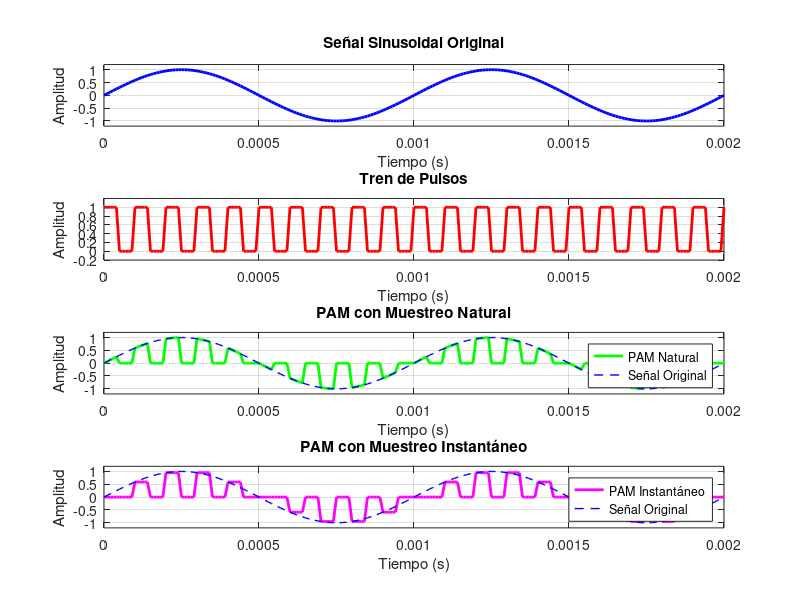
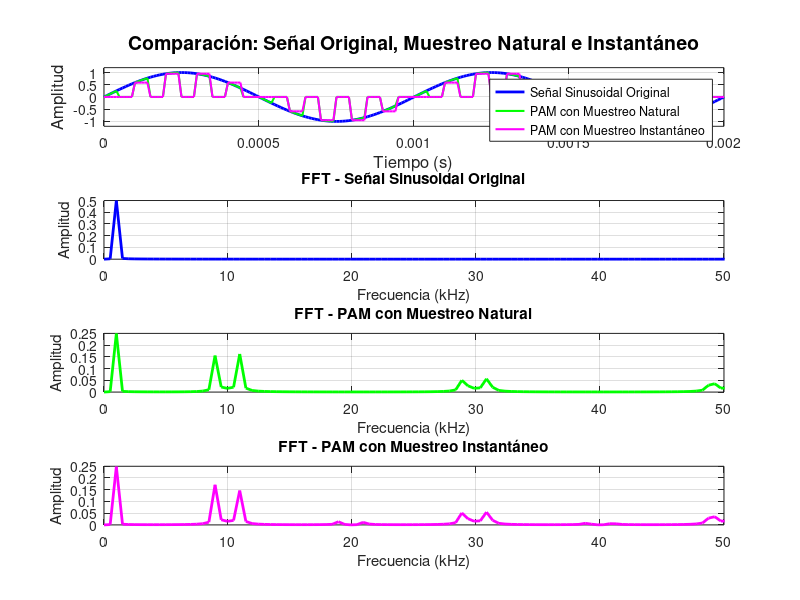

These charts were generated, in order, by the following MATLAB code:
%**********
% Sinusoide
%**********
A = 1;
fc = 1000;  % Frecuencia de la señal moduladora (sinusoide)
fs = 100000;  % Frecuencia de muestreo para buena resolución
Ts = 1/fs;  % Periodo de muestreo

t_seno = 0:Ts:0.002;  % 2ms de señal
seno = A * sin(2 * pi * fc * t_seno);  % Generar la sinusoide

%**********
% TREN DE PULSOS (IGUAL PARA AMBOS TIPOS DE MUESTREO)
%**********
f_muestreo = 10000;  % Frecuencia de muestreo (10 kHz)
Ts_pulsos = 1 / f_muestreo;  % Periodo de muestreo del tren de pulsos

% Parámetros para el tren de pulsos (común para ambos)
tau = 0.00005;  % Ancho del pulso 
d = (tau / Ts_pulsos) * 100;  % Ciclo de trabajo (%)

% Vector de tiempo para el tren de pulsos
t_tren = 0:Ts:0.002;  % Mismo vector de tiempo

% Generar el tren de pulsos (común para ambos tipos de muestreo)
tren_pulsos = (1 + square(2 * pi * f_muestreo * t_tren, d)) / 2;

%**********
% PAM con Muestreo Natural
%**********
PAM_natural = tren_pulsos .* seno;  % Multiplicación directa

%**********
% PAM con Muestreo Instantáneo
%**********
PAM_instantaneo = zeros(size(t_tren));

% Para cada punto de muestreo (donde el pulso comienza)
for i = 1:length(t_tren)
    if i > 1 && tren_pulsos(i) > 0.5 && tren_pulsos(i-1) < 0.5
        % Este es el inicio de un pulso (flanco ascendente)
        valor_muestra = seno(i);  % Tomar el valor instantáneo
        
        % Mantener este valor durante todo el pulso
        j = i;
        while j <= length(t_tren) && tren_pulsos(j) > 0.5
            PAM_instantaneo(j) = valor_muestra;  % Mismo valor para todo el pulso
            j = j + 1;
        end
    end
end

%**********
% Transformadas de Fourier
%**********
N = length(seno);  % Número de puntos para la FFT
f = (0:N-1)*(fs/N);  % Eje de frecuencias en Hz

% FFT de la señal original
TF_original = fft(seno);
TF_original_magnitude = abs(TF_original)/N;

% FFT del PAM con muestreo natural
TF_natural = fft(PAM_natural);
TF_natural_magnitude = abs(TF_natural)/N;

% FFT del PAM con muestreo instantáneo
TF_inst = fft(PAM_instantaneo);
TF_inst_magnitude = abs(TF_inst)/N;

%**********
% Gráficos
%**********

% Crear figura para mostrar cada señal individualmente
figure('Position', [100, 100, 800, 600]);

% Subgráfica 1: Señal sinusoidal
subplot(4,1,1);
plot(t_seno, seno, 'LineWidth', 2, 'Color', 'b');
xlabel('Tiempo (s)');
ylabel('Amplitud');
title('Señal Sinusoidal Original');
grid on;
ylim([-1.2 1.2]);

% Subgráfica 2: Tren de pulsos
subplot(4,1,2);
plot(t_tren, tren_pulsos, 'LineWidth', 2, 'Color', 'r');
xlabel('Tiempo (s)');
ylabel('Amplitud');
title('Tren de Pulsos');
grid on;
ylim([-0.2 1.2]);

% Subgráfica 3: PAM con muestreo natural
subplot(4,1,3);
plot(t_tren, PAM_natural, 'LineWidth', 2, 'Color', 'g');
hold on;
plot(t_tren, seno, 'LineWidth', 1, 'Color', 'b', 'LineStyle', '--');
xlabel('Tiempo (s)');
ylabel('Amplitud');
title('PAM con Muestreo Natural');
legend('PAM Natural', 'Señal Original');
grid on;
ylim([-1.2 1.2]);

% Subgráfica 4: PAM con muestreo instantáneo
subplot(4,1,4);
plot(t_tren, PAM_instantaneo, 'LineWidth', 2, 'Color', 'm');
hold on;
plot(t_tren, seno, 'LineWidth', 1, 'Color', 'b', 'LineStyle', '--');
xlabel('Tiempo (s)');
ylabel('Amplitud');
title('PAM con Muestreo Instantáneo');
legend('PAM Instantáneo', 'Señal Original');
grid on;
ylim([-1.2 1.2]);

% Crear segunda figura para comparación y FFTs
figure('Position', [900, 300, 900, 800]);

% Subgráfica 1: Comparación de señales en el dominio del tiempo
subplot(4,1,1);
plot(t_tren, seno, 'b', 'LineWidth', 2);
hold on;
plot(t_tren, PAM_natural, 'g', 'LineWidth', 1.5);
plot(t_tren, PAM_instantaneo, 'm', 'LineWidth', 1.5);
xlabel('Tiempo (s)', 'FontSize', 12);
ylabel('Amplitud', 'FontSize', 12);
title('Comparación: Señal Original, Muestreo Natural e Instantáneo', 'FontSize', 14);
legend('Señal Sinusoidal Original', 'PAM con Muestreo Natural', 'PAM con Muestreo Instantáneo');
grid on;
ylim([-1.2 1.2]);

% Subgráfica 2: FFT de la señal original
subplot(4,1,2);
plot(f/1000, TF_original_magnitude, 'b', 'LineWidth', 2);
xlabel('Frecuencia (kHz)');
ylabel('Amplitud');
title('FFT - Señal Sinusoidal Original');
grid on;
xlim([0 fs/2000]);

% Subgráfica 3: FFT del PAM con muestreo natural
subplot(4,1,3);
plot(f/1000, TF_natural_magnitude, 'g', 'LineWidth', 2);
xlabel('Frecuencia (kHz)');
ylabel('Amplitud');
title('FFT - PAM con Muestreo Natural');
grid on;
xlim([0 fs/2000]);

% Subgráfica 4: FFT del PAM con muestreo instantáneo
subplot(4,1,4);
plot(f/1000, TF_inst_magnitude, 'm', 'LineWidth', 2);
xlabel('Frecuencia (kHz)');
ylabel('Amplitud');
title('FFT - PAM con Muestreo Instantáneo');
grid on;
xlim([0 fs/2000]);
